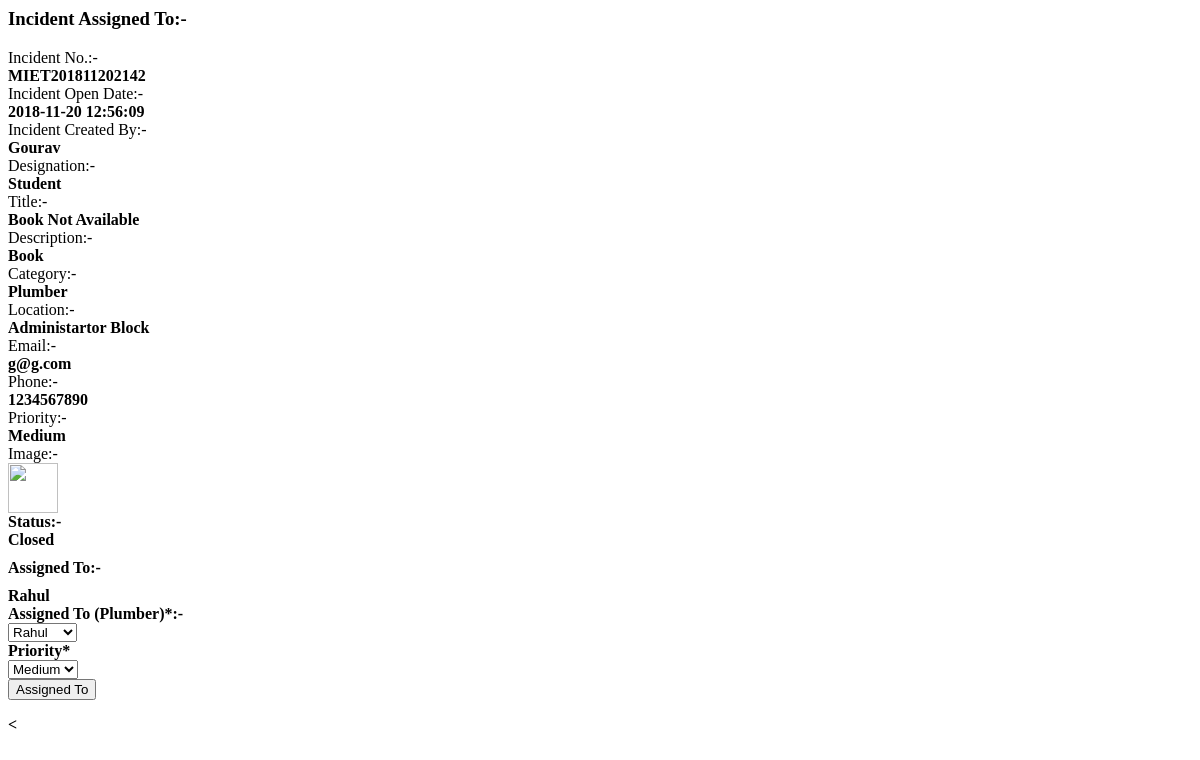
Screenshot of /update_incident.php?id=6 with the database file from the repository.
### tables this page shows
CREATE TABLE `incident_records` (
  `id` int(11) NOT NULL,
  `incident_created_by` varchar(255) NOT NULL,
  `title` varchar(255) NOT NULL,
  `designation` varchar(255) NOT NULL,
  `email` varchar(255) NOT NULL,
  `phone` varchar(255) NOT NULL,
  `priority` varchar(255) NOT NULL,
  `status` varchar(255) NOT NULL,
  `location` varchar(255) NOT NULL,
  `category` varchar(255) NOT NULL,
  `description` varchar(255) NOT NULL,
  `incident_open_date` varchar(255) NOT NULL,
  `incident_closed_date` varchar(255) NOT NULL,
  `incident_no` varchar(255) NOT NULL,
  `userid` varchar(255) NOT NULL,
  `assigned_to` varchar(255) NOT NULL,
  `handler_id` varchar(255) NOT NULL,
  `image` varchar(255) NOT NULL
);

CREATE TABLE `handler_registration` (
  `id` int(11) NOT NULL,
  `name` varchar(255) NOT NULL,
  `designation` varchar(255) NOT NULL,
  `email` varchar(255) NOT NULL,
  `phone` varchar(255) NOT NULL,
  `password` varchar(255) NOT NULL,
  `type` varchar(255) NOT NULL
);

### update_incident.php (the view, shortened to what this page needs)
<?php
  if(isset($_REQUEST['id']))
	 $id=$_REQUEST['id'];
else
	$id="";
$fetch_query="select * from incident_records where id=$id";
$rid=mysqli_query($link,$fetch_query);
$datainfo=mysqli_fetch_array($rid);
 ?>
    <section id="main-content">
      <section class="wrapper">
        <div class="row">
          <div class="col-lg-12">
            <h3 class="page-header"><i class="fa fa-files-o"></i> Incident Assigned To:-</h3>
          </div>
        </div>
        <div class="row">
          <div class="col-lg-12">
            <section class="panel">
              <div class="panel-body">
                <div class="form">
                  <form class="form-validate form-horizontal" id="register_form" method="post" action="">
				  <div class="form-group ">
                      <div class="col-lg-10">
					  <div class="col-md-5">Incident No.:-</div><div class="col-md-5"><strong><?php echo $datainfo['incident_no'];?></strong></div>
					  <div class="col-md-5">Incident Open Date:-</div><div class="col-md-5"><strong><?php echo $datainfo['incident_open_date'];?></strong></div>
					  <div class="col-md-5">Incident Created By:-</div><div class="col-md-5"><strong><?php echo $datainfo['incident_created_by'];?></strong></div>
					  <div class="col-md-5">Designation:-</div><div class="col-md-5"><strong><?php echo $datainfo['designation'];?></strong></div>
					  <div class="col-md-5">Title:-</div><div class="col-md-5"><strong><?php echo $datainfo['title'];?></strong></div>
					  <div class="col-md-5">Description:-</div><div class="col-md-5"><strong><?php echo $datainfo['description'];?></strong></div>
					  <div class="col-md-5">Category:-</div><div class="col-md-5"><strong><?php echo $datainfo['category'];?></strong></div>
					  <div class="col-md-5">Location:-</div><div class="col-md-5"><strong><?php echo $datainfo['location'];?></strong></div>
					  <div class="col-md-5">Email:-</div><div class="col-md-5"><strong><?php echo $datainfo['email'];?></strong></div>
					  <div class="col-md-5">Phone:-</div><div class="col-md-5"><strong><?php echo $datainfo['phone'];?></strong></div>
					  <div class="col-md-5">Priority:-</div><div class="col-md-5"><strong><?php echo $datainfo['priority'];?></strong></div>
					  <div class="col-md-5">Image:-</div><div class="col-md-5"><strong><a href="javascript:void(0)"onclick="document.getElementById('light').style.display='block';document.getElementById('fade').style.display='block'"><img class="imgimg"src="upload/<?php  echo $datainfo['image']; ?>"></a> </div>
					  <div class="col-md-5">Status:-</div><div style="width:20%;"  <?php if($datainfo['status']=='Closed') { ?>class="col-md-5 btn btn-success" <?php } elseif($datainfo['status']=='Processing') { ?>class="col-md-5 btn btn-warning"
	 <?php } else { ?>   class="col-md-5 btn btn-danger"  <?php }?>><strong><?php echo $datainfo['status'];?></strong></div>
					  <?php if($datainfo['assigned_to']!="") { ?><div style="margin-top:10px" class="col-md-5">Assigned To:-</div><div style="width:20%;margin-top:10px" class="col-md-5 btn btn-primary"><strong><?php echo $datainfo['assigned_to'];?></strong></div><?php }?>
                      </div>
                    </div>
					<div class="form-group">
                    <label class="control-label col-lg-2" for="inputSuccess">Assigned To (<?php echo $datainfo['category'];?>)*:-</label>
                    <div class="col-lg-10">
                     <?php
$cat=$datainfo['category'];
					 $query="SELECT * FROM handler_registration where designation='$cat'";
$result = mysqli_query($link,$query);
echo "<select name='handler_id' id='handler_id' required class='form-control'    >";
while($nt=mysqli_fetch_array($result)){
?>
<option value="<?php echo $nt['id']; echo"-";echo $nt['name']; ?>" <?php if($nt['id']==$datainfo['handler_id']) { echo "selected"; } ?>  ><?php echo $nt['name'] ?></option>
<?php
}
echo "</select>"; ?>
                    </div>
                  </div>
					<div class="form-group">
                    <label class="control-label col-lg-2" for="inputSuccess">Priority*</label>
                    <div class="col-lg-10">
                      <select class="form-control m-bot15" name="priority" required >
                                              <option value="Medium" <?php if($datainfo['priority']=="Medium") echo 'selected="selected"';?>>Medium</option>
                                          </select>
                    </div>
                  </div>
                    <div class="form-group">
                      <div class="col-lg-offset-2 col-lg-10">
                        <input class="btn btn-primary" name="submit" Value="Assigned To" type="submit">
                      </div>
                    </div>
                  </form>
                </div>
              </div>
            </section>
          </div>
        </div>
      </section>
    </section>
  <<script src="js/fullcalendar.min.js"></script>
</body>
</html>

### update_incident.php (style rules this page uses)
.imgimg { width:50px;height:50px;cursor:pointer }

### rows the page displays
incident_records: incident_no "MIET201811202142", incident_open_date "2018-11-20 12:56:09", incident_created_by "Gourav", designation "Student", title "Book Not Available", description "Book", category "Plumber", location "Administartor Block", email "g@g.com", phone "1234567890", priority "Medium", status "Closed", assigned_to "Rahul", handler_id "Rahul"
